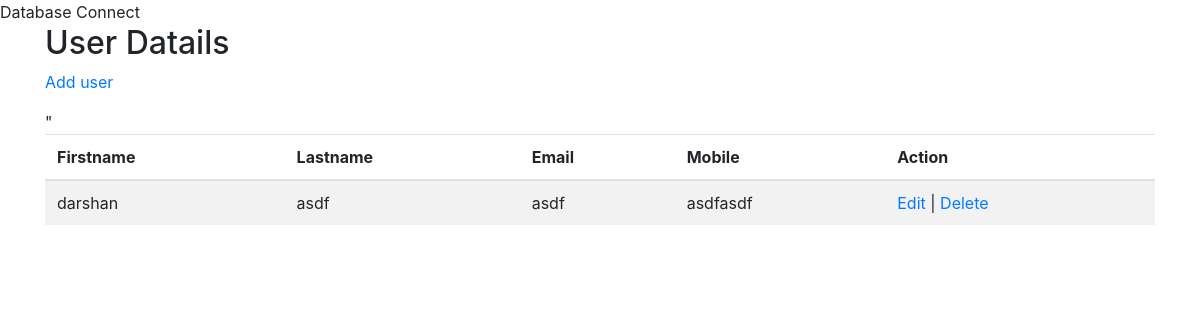
Page /CRUD_AJAX_PHP/show.php on the earlier database version.
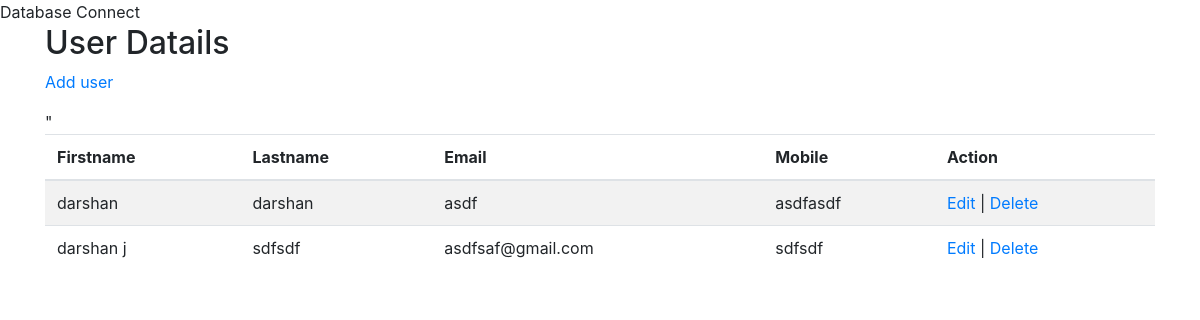
Same page on the later database version.
### tables this page shows
CREATE TABLE `tbl_user` (
  `user_id` int(11) NOT NULL,
  `firstname` varchar(100) NOT NULL,
  `lastname` varchar(100) NOT NULL,
  `email` varchar(100) NOT NULL,
  `mobile` varchar(100) NOT NULL
);

### CRUD_AJAX_PHP/show.php (the view, shortened to what this page needs)
<?php
  include_once('dbconnect.php');
  $select="select * from tbl_user";
  $result=mysqli_query($con,$select);
?>
<!DOCTYPE html>
<html lang="en">
<head>
  <link rel="stylesheet" href="https://maxcdn.bootstrapcdn.com/bootstrap/4.3.1/css/bootstrap.min.css">
</head>
<body>
  <div class="container">
    <h2>User Datails</h2>
    <a href="insert_user.php">Add user </a>
    <table class="table table-striped" id="tbl_user">
      <div>
        <thead>
          <tr>
            <th>Firstname</th>
            <th>Lastname</th>
            <th>Email</th>
            <th>Mobile</th>
            <th>Action</th>
          </tr>
        </thead>
        <tbody>
          <?php
       while( $data=mysqli_fetch_array($result)) { ?>
          <tr>
            <td><?php echo $data['firstname'];?></td>
            <td><?php echo $data['lastname'];?></td>
            <td><?php echo $data['email'];?></td>
            <td><?php echo $data['mobile'];?></td>
            <td> <a href="edit_user.php?id=<?php echo $data['user_id']; ?>">Edit</a> | <a href="javascript:void()"
                onclick="delete_user('<?php echo $data['user_id']; ?>')">Delete</a></td>
          </tr>
          <?php } ?>"
        </tbody>
    </table>
  </div>
</body>
</html>

Differences in the rows shown:
changed tbl_user "darshan": lastname "asdf" → "darshan"
added tbl_user: firstname "darshan j", lastname "sdfsdf", email "asdfsaf@gmail.com", mobile "sdfsdf"
